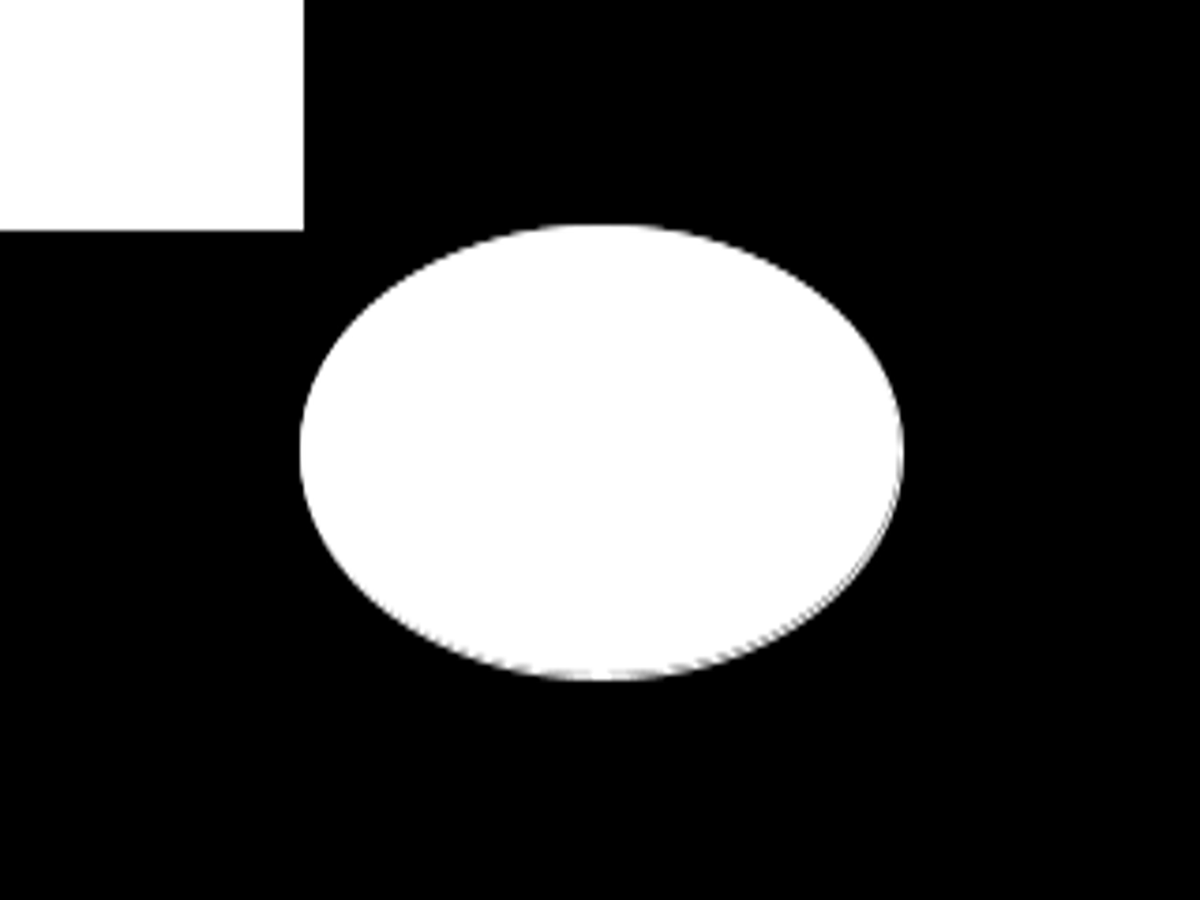
Frame 1 (no input)
Frame 60 (the mouse pressed at the canvas centre just before this capture): identical to frame 1, image omitted
Frame 120 (the mouse held since frame 60 and released just before this capture): identical to frame 1, image omitted

The Processing sketch that drew this single still picture (run headless with seeded random() and noise(); from frame 60 on, the mouse is pressed at the canvas centre):

// Processing sketch: FullScreenResolution
// ── FullScreenResolution.pde
/**
 * FullScreen Resolution 
 *
 * Change the apparent resolution while in fullScreen mode.
 * Uses a PGraphics object, call PGraphics.setSize()
 * to change the pixel dimensions, then use image() to
 * stretch the pixels to the screen space.
 * This effect also works in non-fullScreen mode.
 * Note that it is a visual effect -- not memory-efficient.
 *
 * Press any key to cycle resolutions in this sketch.
 *
 * @author Jeremy Douglass
 * @since 2016-09-13
 * Processing 3.2.1
 */

PGraphics pg;
void setup(){
  fullScreen();
  // size(640,320);
  pg = createGraphics(320,160, JAVA2D);
  pgDraw(pg);
  loop();
}

void draw(){
  background(128);
  image(pg,0,0, width, height);
}

void keyTyped(){
  if(pg.width==width){
    pg.setSize(320,160);
  } else if(pg.width==320){
    pg.setSize(640,320);
  } else {
    pg.setSize(width,height);
  }
  pgDraw(pg);
}

void pgDraw(PGraphics pg){
  pg.beginDraw();
  pg.background(0);
  pg.stroke(255);
  pg.rect(0,0,pg.width/4,pg.height/4);
  pg.ellipse(pg.width/2,pg.height/2,pg.width/2,pg.height/2);
  pg.endDraw();
}
